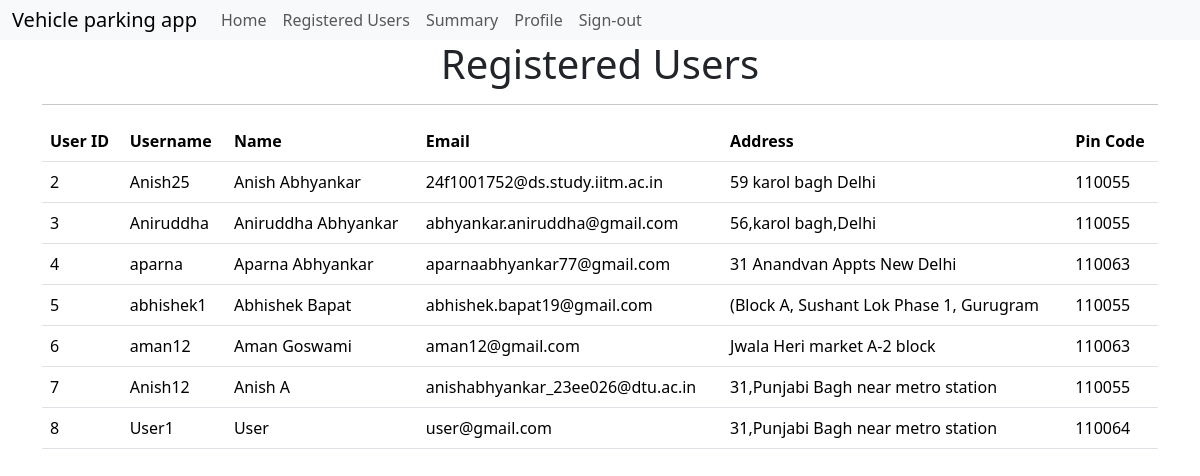
Page /admin_home/admin_user (signed in) on the committed database.
### models.py (models this page shows, shortened)
class User(db.Model):
    __tablename__='user'
    id=db.Column(db.Integer,primary_key=True)
    username=db.Column(db.String(32),unique=True,nullable=True)
    passhash=db.Column(db.String(512),nullable=True)
    address=db.Column(db.String(128),nullable=True)
    email=db.Column(db.String(64),unique=True,nullable=True)
    pincode=db.Column(db.Integer,nullable=True)
    isadmin=db.Column(db.Boolean,default=False)
    name=db.Column(db.String(64),nullable=True)
    reservations=db.relationship('Reserveparkingspot',backref='user',lazy=True)
    @property
    def password(self):
        raise AttributeError('password is not a readable attribute')

### routes.py (the view)
@app.route('/admin_home/admin_user')
@admin_required
def admin_user():
    user = User.query.get(session['user_id'])
    if not user.isadmin:
        flash('You are not allowed to access this page')
        return redirect(url_for('home'))
    users = User.query.filter_by(isadmin=False).all()
    return render_template('admin_user.html',users=users,user=user)

### routes.py (called while the page is built)
def admin_required(func):
    @wraps(func)
    def inner(*args,**kwargs):
        if'user_id' not in session:
            flash('You need to login first')
            return redirect(url_for('signin'))
        user=User.query.get(session['user_id'])
        if not user.isadmin:
            flash('You are not allowed to view this page')
            return redirect(url_for('home'))
        return func(*args,**kwargs)
    return inner

### templates/admin_user.html (shortened to what this page needs)
{% extends 'layout.html' %}
{% block content %}
  <h1>Registered Users</h1>
  <hr>
  <table class="table">
  <thead>
    <tr>
      <th>User ID</th>
      <th>Username</th>
      <th>Name</th>
      <th>Email</th>
      <th>Address</th>
      <th>Pin Code</th>
    </tr>
  </thead>
  <tbody>
    {% for i in users %}
    <tr>
      <td>{{ i.id }}</td>
      <td>{{ i.username }}</td>
      <td>{{ i.name }}</td>
      <td>{{ i.email }}</td>
      <td>{{ i.address }}</td>
      <td>{{ i.pincode }}</td>
    </tr>
    {% endfor %}
  </tbody>
</table>
{% endblock %}

### templates/layout.html (style rules this page uses)
body { padding:0; margin:0; }

### templates/admin_user.html (style rules this page uses)
h1,h2 { text-align:center; }

### rows in the picture
User: id "2", username "Anish25", name "Anish Abhyankar", email "24f1001752@ds.study.iitm.ac.in", address "59 karol bagh Delhi", pincode "110055"
User: id "3", username "Aniruddha", name "Aniruddha Abhyankar", email "abhyankar.aniruddha@gmail.com", address "56,karol bagh,Delhi", pincode "110055"
User: id "4", username "aparna", name "Aparna Abhyankar", email "aparnaabhyankar77@gmail.com", address "31 Anandvan Appts New Delhi", pincode "110063"
User: id "5", username "abhishek1", name "Abhishek Bapat", email "abhishek.bapat19@gmail.com", address "(Block A, Sushant Lok Phase 1, Gurugram", pincode "110055"
User: id "6", username "aman12", name "Aman Goswami", email "aman12@gmail.com", address "Jwala Heri market A-2 block", pincode "110063"
User: id "7", username "Anish12", name "Anish A", email "anishabhyankar_23ee026@dtu.ac.in", address "31,Punjabi Bagh near metro station", pincode "110055"
User: id "8", username "User1", name "User", email "user@gmail.com", address "31,Punjabi Bagh near metro station", pincode "110064"
